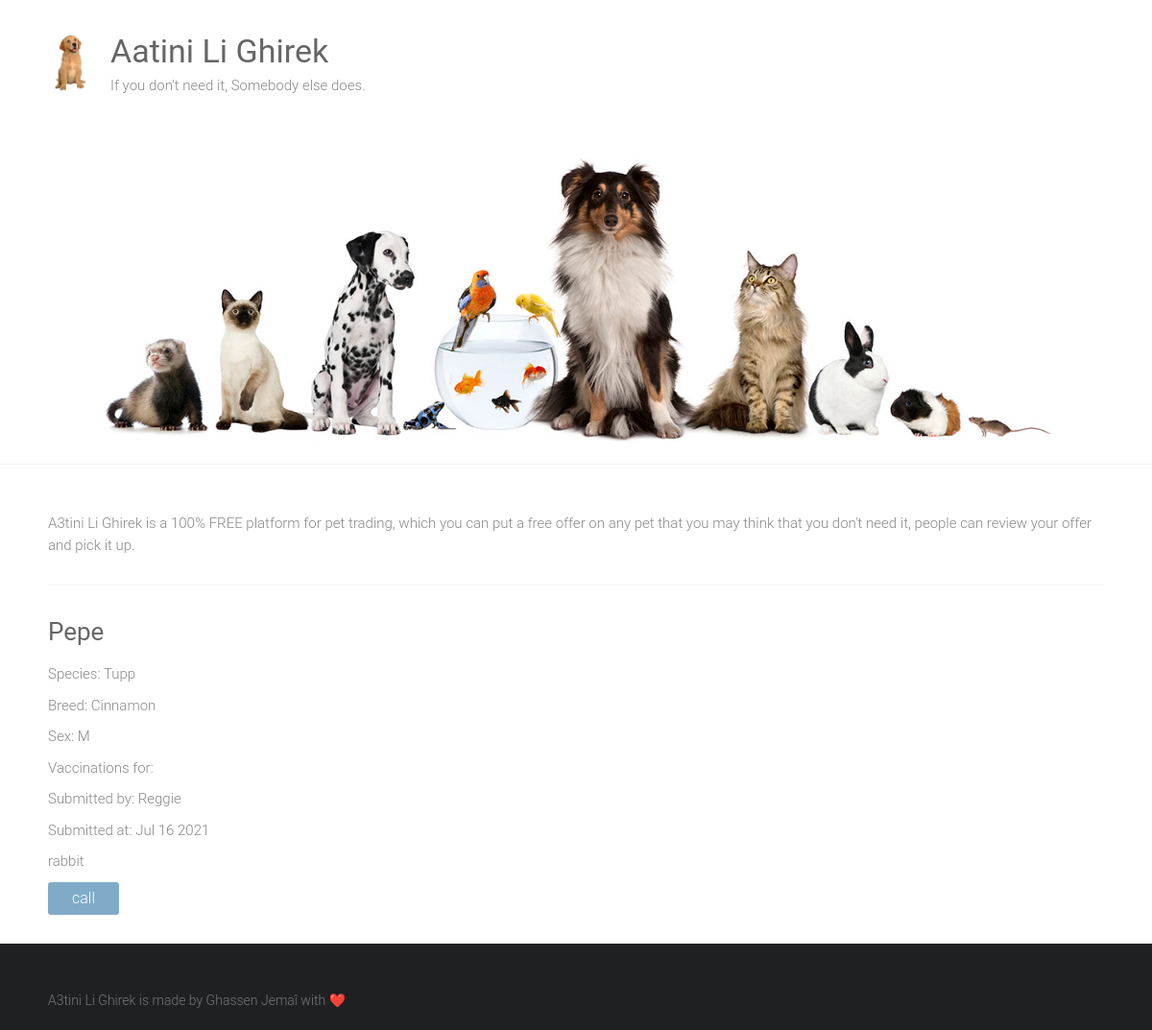
Page /adoptions/1/ on the committed database.
### adopotion/models.py (models this page shows, shortened)
class Pet(models.Model):
    name = models.CharField(max_length=100)
    submitter = models.CharField(max_length=200)
    species = models.CharField(max_length=30)
    breed = models.CharField(max_length=30, blank=True)
    description = models.TextField(blank=True)
    sex = models.CharField(max_length=1, choices=SEX_CHOICES, blank=True)
    submissionDate = models.DateTimeField()
    age = models.IntegerField(null=True)
    vaccinations = models.ManyToManyField('Vaccine', blank=True)

### adopotion/views.py (the view)
# urls.py: path('adoptions/<int:pet_id>/',views.pet_detail, name="pet_detail"),
def pet_detail(request, pet_id):
    try:
        pet = Pet.objects.get(id=pet_id)
    except Pet.DoesNotExist:
        raise Http404('Pet Does Not Exist')
    return render(request, 'pet_detail.html', {'pet':pet})

### adopotion/templates/pet_detail.html (shortened to what this page needs)
{% extends "base.html" %}
{% block content %}
<div>
    <h3>{{ pet.name | capfirst }}</h3>
    <p>Species: {{ pet.species | capfirst }}</p>
    {% if pet.breed %}
        <p>Breed: {{ pet.breed | capfirst }}</p>
    {% endif %}
    {% if pet.sex %}
        <p>Sex: {{ pet.sex }}</p>
    {% endif %}
    {% if pet.vaccinations %}
        <p>Vaccinations for:</p>
    {% endif %}
    <p>Submitted by: {{ pet.submitter | capfirst}}</p>
    <p>Submitted at: {{ pet.submissionDate | date:"M d Y" }}</p>
    <p>{{ pet.description }}</p>
    <input type="button" value="call" >
</div>
{% endblock %}

### static/style.css (style rules this page uses)
html, body, div, span, applet, object, iframe, h1, h2, h3, h4, h5, h6, p, blockquote, pre, a, abbr, acronym, address, big, cite, code, del, dfn, em, font, ins, kbd, q, s, samp, small, strike, strong, sub, sup, tt, var, dl, dt, dd, ol, ul, li, fieldset, form, label, legend, table, caption, tbody, tfoot, thead, tr, th, td { border: 0; font: inherit; font-size: 100%; font-style: inherit; font-weight: inherit; margin: 0; outline: 0; padding: 0; vertical-align: baseline; }
html { overflow-y: scroll; -webkit-text-size-adjust: 100%; -ms-text-size-adjust: 100%; }
h1, h2, h3, h4, h5, h6 { color: #666666; line-height: 1.4; padding-bottom: 15px; font-weight: normal; }
h3 { font-size: 26px; }
body, button, input, select, textarea { color: #888888; font-size: 15px; line-height: 1.5; font-family: 'Roboto', sans-serif; font-weight: 300; }
p { color: #888888; font-size: 15px; line-height: 1.5; margin-bottom: 15px; font-weight: 300; }
body { background: #f2f2f2; }
input, textarea { -webkit-border-radius: 0px; }
.ample-button, input[type="reset"], input[type="button"], input[type="submit"], button { -moz-appearance: none !important; -webkit-appearance: none !important; appearance: none !important; color: #FFFFFF; display:inline-block; margin-bottom: 30px; padding: 5px 25px; cursor: pointer; background-color: #80abc8; border: 0px; -webkit-border-radius: 3px; -moz-border-radius: 3px; border-radius: 3px; font-size: 16px; }
body { padding-top: 30px; padding-bottom: 30px; }
body.wide { padding-top: 0; padding-bottom: 0; }
.single-page p { margin-bottom: 10px; }

### rows in the picture
Pet: name "Pepe", species "Tupp", breed "Cinnamon", sex "M", submitter "Reggie", submissionDate "Jul 16 2021", description "rabbit"
